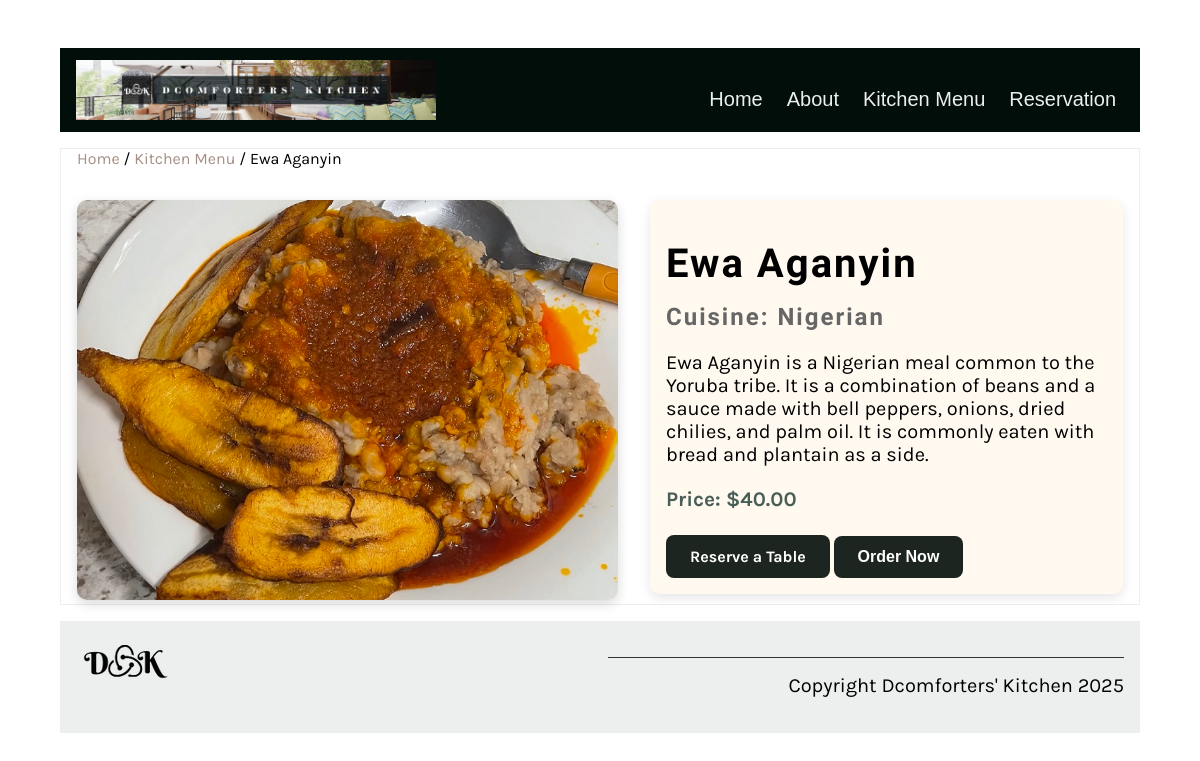
The page /kitchen/menu_details/2/ on the database its author committed.
### newapp/models.py (models this page shows, shortened)
class Menu(models.Model):
    food_name = models.CharField(max_length=100)
    cuisine = models.CharField(max_length=100)
    item_description = models.TextField(max_length=1000, default='')
    price = models.DecimalField(max_digits=10, decimal_places=2, null=True, blank=True)
    prep_time = models.IntegerField(default=25)
    calories = models.IntegerField(default=1000)
    image = models.ImageField(upload_to='newapp/static/img/menu_items/', null=True, blank=True)

### newapp/views.py (the view)
# urls.py: path('menu_details/<int:item_id>/', views.menu_details, name='menu_details'),
def menu_details(request, item_id):
    menu_item = get_object_or_404(Menu, id=item_id)
    order_success = False
    if request.method == 'POST':
        form = OrderForm(request.POST)
        if form.is_valid():
            order = form.save(commit=False)
            order.menu_item = menu_item
            order.save()
            order_success = True
    else:
        form = OrderForm()
    return render(request, 'menu_details.html', {
        'menu_item': menu_item,
        'form': form,
        'order_success': order_success
    })

### newapp/templates/menu_details.html (shortened to what this page needs)
{% extends 'base.html' %}
{% load static %}
{% block content %}
<section>
  <article>
    <div class="breadcrumb">
      <a href="{% url 'home' %}">Home</a> /
      <a href="{% url 'kitchen' %}">Kitchen Menu</a> /
      {{ menu_item.food_name }}
    </div>
    <div class="menu-details-container">
      <div class="menu-image-large">
        {% if menu_item.image %}
          <img src="/static/img/menu_items/{{menu_item.food_name}}.jpg" alt="{{ menu_item.food_name}}" />
        {% else %}
          <img src="{% static 'img/default_dish.jpg' %}" alt="Default Image">
        {% endif %}
      </div>
      <div class="menu-info">
        <h1>{{ menu_item.food_name }}</h1>
        <h2>Cuisine: {{ menu_item.cuisine }}</h2>
        <p class="menu-description">{{ menu_item.item_description }}</p>
        <p class="menu-price-large">Price: ${{ menu_item.price }}</p>
        <a href="{% url 'reservation' %}" class="cta-button">Reserve a Table</a>
        <button class="cta-button animate-bounce" id="openOrderModal">Order Now</button>
      </div>
    </div>
  </article>
</section>
{% endblock %}

### newapp/static/css/style.css (style rules this page uses)
body { font-family: 'Karla', sans-serif; margin-top: 3rem; margin-bottom: 3rem; margin-left: 5%; margin-right: 5%; }
h1, h2, h3, h4, h5, h6 { font-family: 'Markazi Text', serif; letter-spacing: 2px;; }
h1 { font-size: 4rem; margin-top: 1.5rem; margin-bottom: 0; }
h2 { font-size: 2.5rem; color: #333333; margin:1rem 0; }
p, ul { font-size: 1.25rem;; }
a { color: #a58f84; text-decoration: none; }
section { display: flex; gap: 2rem 1rem; margin-top: 1rem; margin-bottom: 1rem; flex-direction: row; }
article { flex:1; }
article img { max-width: 100%; }
main article { border: 1px solid #EDEFEE; padding-left: 1rem; padding-right: 1rem; }
.cta-button { display: inline-block; background: #1d2520; color: white; padding: 0.75rem 1.5rem; text-decoration: none; font-weight: bold; border-radius: 8px; border: none; transition: background-color 0.3s ease, transform 0.2s ease; cursor: pointer; font-size: 1rem; }
.animate-bounce { animation: bounce 2s infinite; }
.menu-details-container { display: flex; flex-wrap: wrap; gap: 2rem; align-items: flex-start; margin-top: 2rem; }
.menu-image-large { flex: 1 1 400px; }
.menu-image-large img { width: 100%; max-height: 400px; object-fit: cover; border-radius: 10px; box-shadow: 0 4px 12px rgba(0,0,0,0.15); }
.menu-info { flex: 1 1 300px; padding: 1rem; background-color: #fff9f0; border-radius: 10px; box-shadow: 0 4px 12px rgba(0,0,0,0.1); }
.menu-info h1 { font-size: 2.5rem; margin-bottom: 0.5rem; }
.menu-info h2 { font-size: 1.5rem; color: #666; margin-bottom: 1rem; }
.menu-description { font-size: 1.25rem; margin-bottom: 1rem; }
.menu-price-large { font-size: 1.3rem; font-weight: bold; color: #495E57; margin-bottom: 1.5rem; }
.breadcrumb { font-size: 1rem; margin-bottom: 1rem; }

### rows shown on the page
Menu: food_name "Ewa Aganyin", food_name (picture), cuisine "Nigerian", item_description "Ewa Aganyin is a Nigerian meal common to the Yoruba tribe. It is a combination of beans and a sauce made with bell peppers, onions, dried chilies, and palm oil. It is commonly eaten with bread and plantain as a side.", price "40.00"
